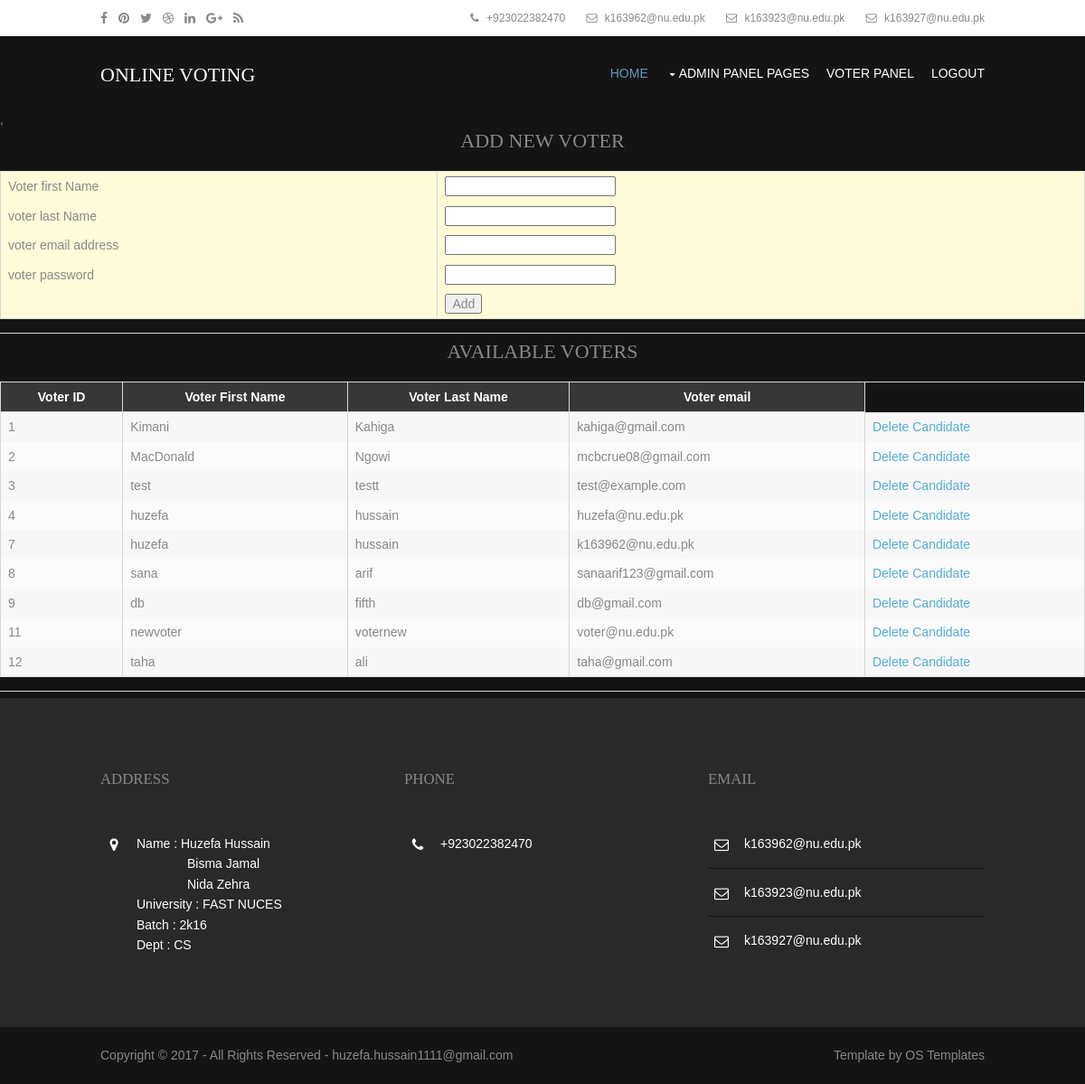
The app's page /admin/voters.php with its own data.
### tables this page shows
CREATE TABLE IF NOT EXISTS `tbmembers` (
  `member_id` int(5) NOT NULL AUTO_INCREMENT,
  `first_name` varchar(45) NOT NULL,
  `last_name` varchar(45) NOT NULL,
  `email` varchar(45) NOT NULL,
  `password` varchar(45) NOT NULL,
  PRIMARY KEY (`member_id`)
);

### admin/voters.php (the view, shortened to what this page needs)
<?php
    require('../connection.php');
    $result= mysqli_query($db,"SELECT * FROM tbmembers")
    or die("There are no records to display ... \n" . mysqli_error());
?>
<!DOCTYPE html>
<html>
<head>
<link href="layout/styles/layout.css" rel="stylesheet" type="text/css" media="all">
</head>
<body id="top">
<div class="wrapper row0">
  <div id="topbar" class="hoc clear">
    <div class="fl_left">
      <ul class="faico clear">
        <li><a class="faicon-facebook" href="https://www.facebook.com/"><i class="fa fa-facebook"></i></a></li>
        <li><a class="faicon-pinterest" href="https://uk.pinterest.com/"><i class="fa fa-pinterest"></i></a></li>
        <li><a class="faicon-twitter" href="https://twitter.com/"><i class="fa fa-twitter"></i></a></li>
        <li><a class="faicon-dribble" href="https://dribbble.com/"><i class="fa fa-dribbble"></i></a></li>
        <li><a class="faicon-linkedin" href="https://www.linkedin.com/"><i class="fa fa-linkedin"></i></a></li>
        <li><a class="faicon-google-plus" href="https://plus.google.com/"><i class="fa fa-google-plus"></i></a></li>
        <li><a class="faicon-rss" href="https://www.rss.com/"><i class="fa fa-rss"></i></a></li>
      </ul>
    </div>
    <div class="fl_right">
      <ul class="nospace inline pushright">
        <li><i class="fa fa-phone"></i> +923022382470</li>
        <li><i class="fa fa-envelope-o"></i> k163962@nu.edu.pk</li>
		<li><i class="fa fa-envelope-o"></i> k163923@nu.edu.pk</li>
		<li><i class="fa fa-envelope-o"></i> k163927@nu.edu.pk</li>
      </ul>
    </div>
  </div>
</div>
<div class="wrapper row1">
  <header id="header" class="hoc clear">
    <div id="logo" class="fl_left">
      <h1><a href="index.html">ONLINE VOTING</a></h1>
    </div>
    <nav id="mainav" class="fl_right">
      <ul class="clear">
        <li class="active"><a href="admin.php">Home</a></li>
        <li><a class="drop" href="#">Admin Panel Pages</a>
        </li>
        <li><a href="http://localhost/online_voting/index.php">Voter Panel</a></li>
        <li><a href="logout.php">Logout</a></li>
      </ul>
    </nav>
  </header>
</div>
<div >
<table width="380" align="center">
<CAPTION><h3>ADD NEW VOTER</h3></CAPTION>
<form name="fmvoters" id="fmvoters" action="voters.php" method="post" onsubmit="return positionValidate(this)">
<tr>
	    <td bgcolor="#fefbd8">Voter first Name</td>
	    <td bgcolor="#fefbd8"><input type="text" name="firstname" /></td>
	</tr>
	<tr>
	    <td bgcolor="#fefbd8">voter last Name</td>
	    <td bgcolor="#fefbd8"><input type="text" name="lastname" /></td
	</tr>
	<tr>
	    <td bgcolor="#fefbd8">voter email address</td>
	    <td bgcolor="#fefbd8"><input type="text" name="email" /></td>
	</tr>
	<tr>
	    <td bgcolor="#fefbd8">voter password</td>
	    <td bgcolor="#fefbd8"><input type="password" name="password" /></td>
	</tr>
	<tr>
,	   <td bgcolor="#fefbd8">         </td>
	   <td bgcolor="#fefbd8"><input type="submit" name="Submit" value="Add" /></td>
	</tr>
</table>
<hr>
<table border="0" width="620" align="center">
<CAPTION><h3>AVAILABLE VOTERS</h3></CAPTION>
<tr>
<th>Voter ID</th>
<th>Voter First Name</th>
<th>Voter Last Name</th>
<th>Voter email</th>
</tr>
<?php
    while ($row= mysqli_fetch_array($result)){
    echo "<tr>";
    echo "<td>" . $row['member_id']."</td>";
    echo "<td>" . $row['first_name']."</td>";
    echo "<td>" . $row['last_name']."</td>";
	echo "<td>" . $row['email']."</td>";
    echo '<td><a href="voters.php?id=' . $row['member_id'] . '">Delete Candidate</a></td>';
    echo "</tr>";
    }
?>
</table>
<hr>
</div>
<?php include("../footer.php"); ?>
</body>
</html>

### admin/layout/styles/layout.css (style rules this page uses)
#topbar { padding:5px 0; font-size:12px; }
#topbar .fl_right { margin-top:4px; }
#topbar .fl_right .inline > li i { margin:0 5px 0 0; line-height:normal; }
#header { padding:30px 0 0 0; }
#header #logo { margin-top:; }
#header #logo h1 { margin:0; padding:0; font-size:22px; text-transform:uppercase; }
*, *::before, *::after { transition:all .3s ease-in-out; }
nav ul, nav ol { margin:0; padding:0; list-style:none; }
#mainav, #breadcrumb, .sidebar nav { line-height:normal; }
#mainav .drop::after, #mainav li li .drop::after, #breadcrumb li a::after, .sidebar nav a::after { position:absolute; font-family:"FontAwesome"; font-size:10px; line-height:10px; }
#mainav ul.clear { margin-top:3px; }
#mainav ul { text-transform:uppercase; }
#mainav li { display:inline-block; position:relative; margin:0 15px 0 0; padding:0; }
#mainav li:last-child { margin-right:0; }
#mainav li a { display:block; padding:0 0 32px 0; }
#mainav .drop { padding-left:15px; }
#mainav .drop::after, #mainav li li .drop::after { content:"\f0d7"; }
#mainav .drop::after { top:5px; left:5px; }
table, th, td { border:1px solid; border-collapse:collapse; vertical-align:top; }
table, th { table-layout:auto; }
table { width:100%; margin-bottom:15px; }
th, td { padding:5px 8px; }
td { border-width:0 1px; }
.faico { margin:0; padding:0; list-style:none; }
.faico li { display:inline-block; float:left; margin:0 12px 0 0; padding:0; line-height:normal; }
.faico li:last-child { margin-right:0; }
.faico a { display:block; height:30px; line-height:30px; font-size:14px; text-align:center; }
.faico a { color:inherit; background-color:transparent; }
body { color:#888888; background-color:#141414; }
a { color:#56AED4; }
hr, .borderedbox { border-color:#D7D7D7; }
.row0 { color:#888888; background-color:#FFFFFF; }
.row1 { color:#FFFFFF; background-color:#141414; }
#header #logo * { color:inherit; }
#mainav li a { color:inherit; }
#mainav .active a, #mainav a:hover, #mainav li:hover > a { color:#5B9BBD; background-color:inherit; }
table, th, td, #comments .avatar, #comments input, #comments textarea { border-color:#D7D7D7; }
th { color:#FFFFFF; background-color:#373737; }
tr, #comments li, #comments input[type="submit"], #comments input[type="reset"] { color:inherit; background-color:#FBFBFB; }
tr:nth-child(even), #comments li:nth-child(even) { color:inherit; background-color:#F7F7F7; }
table a, #comments a { background-color:inherit; }
@media screen and (min-width:978px) { .hoc { max-width:978px; } }

### admin/layout/styles/framework.css (style rules this page uses)
html { overflow-y:scroll; overflow-x:hidden; }
html, body { margin:0; padding:0; font-size:14px; line-height:1.6em; }
*, *::before, *::after { box-sizing:border-box; }
.nospace { margin:0; padding:0; list-style:none; }
.inline * { display:inline-block; }
.inline *:last-child { margin-right:0; }
.pushright li { margin-right:20px; }
.pushright li:last-child { margin-right:0; }
.clear, .group { display:block; }
.clear::before, .clear::after, .group::before, .group::after { display:table; content:""; }
.clear, .clear::after, .group, .group::after { clear:both; }
a { outline:none; text-decoration:none; }
.fl_left, .imgl { float:left; }
.fl_right, .imgr { float:right; }
body, input, textarea, select { font-family:Verdana, Geneva, sans-serif; }
h1, h2, h3, h4, h5, h6, .heading { font-family:Georgia, "Times New Roman", Times, serif; }
form, fieldset, legend { margin:0; padding:0; border:none; }
label, input, textarea, select, button { display:block; resize:none; outline:none; color:inherit; font-size:inherit; font-family:inherit; vertical-align:middle; }
h1, h2, h3, h4, h5, h6, .heading { margin:0 0 20px 0; font-size:22px; line-height:normal; font-weight:normal; text-transform:capitalize; }
hr { display:block; width:100%; height:1px; border:solid; border-width:1px 0 0 0; }
.wrapper { display:block; width:100%; margin:0; padding:0; text-align:left; word-wrap:break-word; }
.hoc { display:block; margin:0 auto; }
address, article, aside, figcaption, figure, footer, header, main, nav, section { display:block; margin:0; padding:0; }

### records on screen
tbmembers: member_id "1", first_name "Kimani", last_name "Kahiga", email "kahiga@gmail.com"
tbmembers: member_id "2", first_name "MacDonald", last_name "Ngowi", email "mcbcrue08@gmail.com"
tbmembers: member_id "3", first_name "test", last_name "testt", email "test@example.com"
tbmembers: member_id "4", first_name "huzefa", last_name "hussain", email "huzefa@nu.edu.pk"
tbmembers: member_id "7", first_name "huzefa", last_name "hussain", email "k163962@nu.edu.pk"
tbmembers: member_id "8", first_name "sana", last_name "arif", email "sanaarif123@gmail.com"
tbmembers: member_id "9", first_name "db", last_name "fifth", email "db@gmail.com"
tbmembers: member_id "11", first_name "newvoter", last_name "voternew", email "voter@nu.edu.pk"
tbmembers: member_id "12", first_name "taha", last_name "ali", email "taha@gmail.com"
